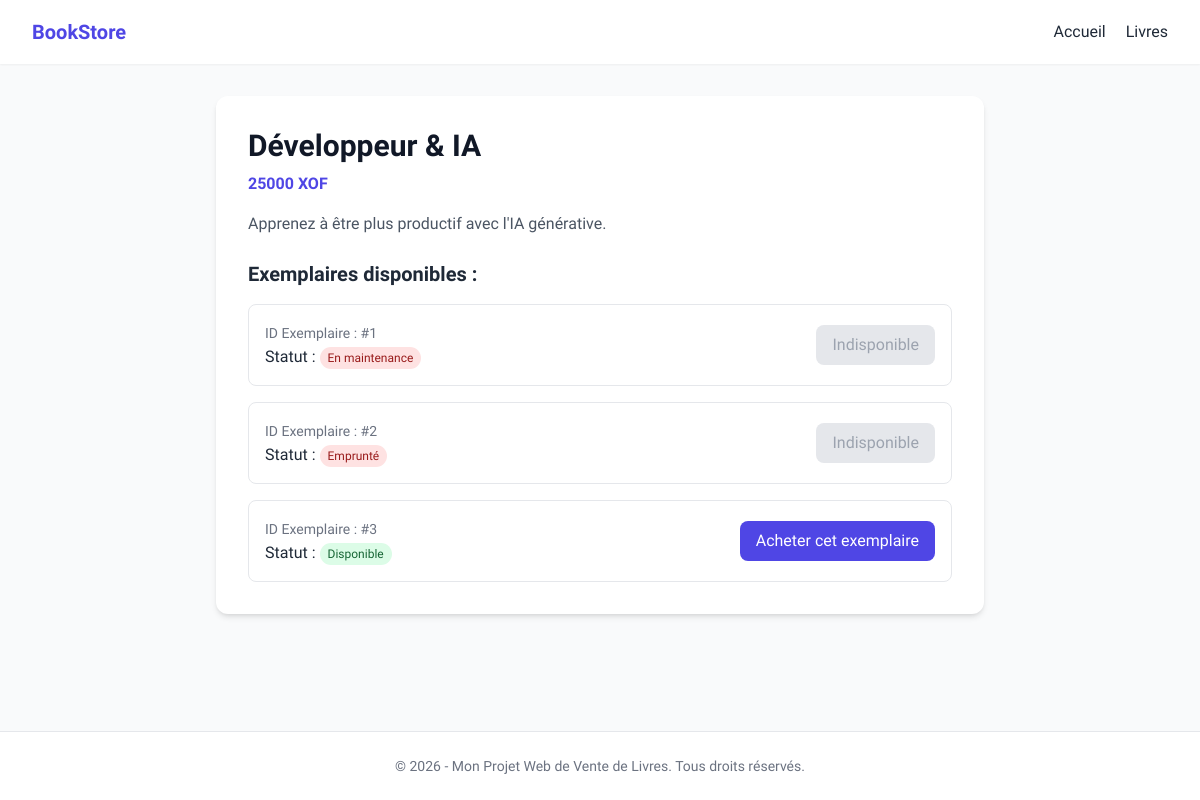
Page /books/1/ on the committed database.
### core/models.py (models this page shows, shortened)
class Book(models.Model):
    category = models.ForeignKey(Category, on_delete=models.PROTECT, related_name="books")
    author = models.ForeignKey(
        settings.AUTH_USER_MODEL,
        on_delete=models.SET_NULL,
        null=True,
        related_name="books"
    )
    title = models.CharField(max_length=200)
    description = models.TextField()
    prix = models.DecimalField(max_digits=5, decimal_places=0)

class BookInstance(models.Model):
    class Status(models.TextChoices):
        DISPONIBLE = 'disponible', 'Disponible'
        EMPRUNTE = 'emprunte', 'Emprunté'
        MAINTENANCE = 'maintenance', 'En maintenance'
        VENDU = 'vendu', 'Vendu'
    book = models.ForeignKey(Book, on_delete=models.CASCADE, related_name="instances")
    status = models.CharField(
        max_length=20,
        choices=Status.choices,
        default=Status.DISPONIBLE
    )
    due_back = models.DateTimeField(null=True, blank=True)

### core/views.py (the view)
# urls.py: path('books/<int:pk>/', views.BookDetailViewPage.as_view(), name="book-detail"),
class BookDetailViewPage(DetailView):
    model = Book
    context_object_name = "book"
    template_name = "book_detail.html"
    def get_context_data(self, **kwargs):
        context = super().get_context_data(**kwargs)
        context['book_instance'] = BookInstance.objects.select_related(
            "book"
        ).filter(
            book=self.object
        )
        return context

### core/templates/book_detail.html (shortened to what this page needs)
{% extends 'master.html' %}
{% block content %}
<div class="bg-white rounded-xl shadow-md p-6 md:p-8 max-w-3xl mx-auto">
    <h1 class="text-3xl font-bold text-gray-900 mb-2">{{ book.title }}</h1>
    <p class="text-indigo-600 font-semibold mb-4">{{ book.prix }} XOF</p>
    <p class="text-gray-600 mb-6">{{ book.description }}</p>
    <h2 class="text-xl font-bold mb-4">Exemplaires disponibles :</h2>
    <div class="space-y-4">
        {% for instance in book_instance %}
            <div class="flex items-center justify-between p-4 border border-gray-200 rounded-lg">
                <div>
                    <span class="text-sm font-medium text-gray-500">ID Exemplaire : #{{ instance.id }}</span>
                    <p class="font-medium">Statut :
                        <span class="px-2 py-1 text-xs rounded-full {% if instance.status == 'disponible' %}bg-green-100 text-green-800{% else %}bg-red-100 text-red-800{% endif %}">
                            {{ instance.get_status_display }}
                        </span>
                    </p>
                </div>
                {% if instance.status == 'disponible' %}
                    <form action="{% url 'initiate-payment' instance.id %}" method="POST">
                        <button type="submit" class="bg-indigo-600 hover:bg-indigo-700 text-white font-medium px-4 py-2 rounded-lg transition">
                            Acheter cet exemplaire
                        </button>
                    </form>
                {% else %}
                    <button disabled class="bg-gray-200 text-gray-400 font-medium px-4 py-2 rounded-lg cursor-not-allowed">
                        Indisponible
                    </button>
                {% endif %}
            </div>
        {% empty %}
            <p class="text-gray-500">Aucun exemplaire disponible pour le moment.</p>
        {% endfor %}
    </div>
</div>
{% endblock %}

### rows in the picture
Book: title "Développeur & IA", prix "25000", description "Apprenez à être plus productif avec l'IA générative."
BookInstance: id "1", status "En maintenance", shows "Indisponible"
BookInstance: id "2", status "Emprunté", shows "Indisponible"
BookInstance: id "3", status "Disponible", shows "Acheter cet exemplaire"
